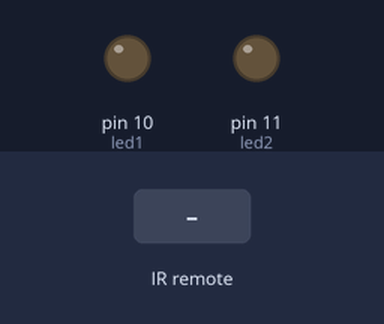
A sketch run on a simulated Arduino Uno, built with avr-gcc and run on an emulated ATmega328P. Parts: output pins drawn as LEDs (lit = HIGH). The inputs (shaded band) are chosen by the test bench.

Above: at 1.2 s.
1.3 s: infrared code 0xFF30CF received
At 2.5 s:
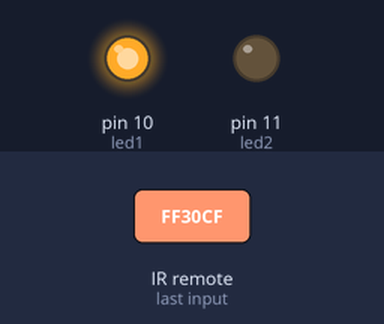
4.3 s: infrared code 0xFF18E7 received
At 4.8 s:
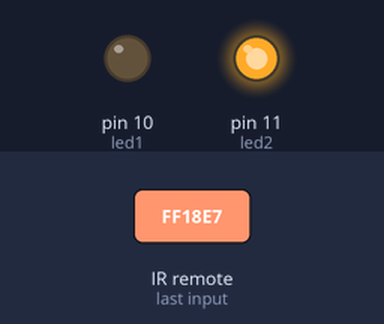
Timing chart, 0 to 7.8 s (numbered marks = the images above; inputs shaded):
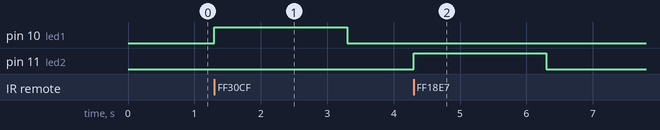

Measured:
- after the input at 1.3 s, pin 10 (led1): LOW → HIGH at once, → LOW 2.0 s later
- after the input at 4.3 s, pin 11 (led2): LOW → HIGH at once, → LOW 2.0 s later

The sketch:

5.2_Light_Control_using_IR_Remote.ino
```cpp
#include <IRremote.h>          //calls/includes the library of ir remote


const int RECV_PIN = 9;        //btw, we're using IR Remote library version 2.8.0
IRrecv irrecv(RECV_PIN);       //Create the receiver object, using a name of your choice.
decode_results information;    //creates object for result or information
const int led1 = 10;
const int led2 = 11;


void setup(){
 irrecv.enableIRIn();       //(IR receive enable IR in) Begin the receiving process. This will enable the timer interrupt which consumes a small amount of CPU every 50 µs.
 irrecv.blink13(true);      //Enables the LED to blink during reception / when receiving a signal.
                            //It will blink when it receives infrared signals (when we press the button).
                            //Because humans can't see infrared light, blinking the LED can be useful while troubleshooting, or just to give visual feedback.
 pinMode(led1, OUTPUT);
 pinMode(led2, OUTPUT);
}


void loop(){
    if (irrecv.decode(&information)){      //Attempt to receive an IR Code. Returns "true" if s code was received, or "false" if nothing is received yet.
                                           //When a code is received, information is stored into "results". ("information" here is the variable)
        switch(information.value){         //(switch loop) the results each time the button is pressed can be found by calling the value() method. ("information" here is the variable)

          case 0xFF30CF:                   //Keypad button "1"
          digitalWrite(led1, HIGH);        //light (LED 1) turns on when we press "1" on the keypad
          delay(2000);                     //turns on for 2 seconds
          digitalWrite(led1, LOW);         //then turns off
          break ;                          //break is used to exit from a "do", "for", or "while" loop, bypassing the normal loop condition. It is also used to exit from a switch statement.

          case 0xFF18E7:                   //Keypad button "2"
          digitalWrite(led2, HIGH);        //light (LED 2) turns on when we press "2" on the keypad
          delay(2000);                     //turns on for 2 seconds
          digitalWrite(led2, LOW);         //then turns off
          break;
        }
        irrecv.resume();                   //After receiving, this must be called to reset the receiver and prepare it to receive another code.
    }
}

  //if we use case function, we must also use break function
```
